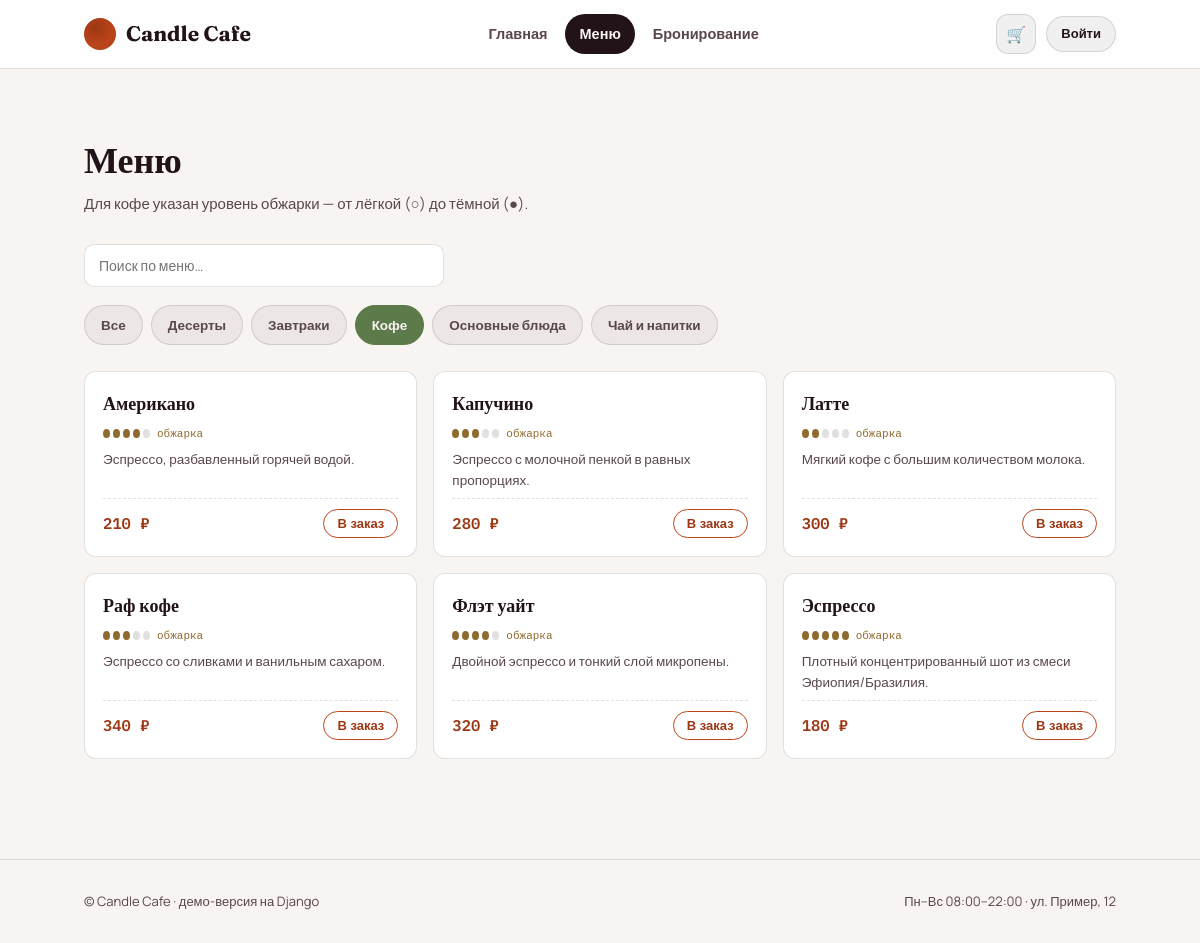
The app's page /menu/?category=Кофе with its own data.
### cafe/models.py (models this page shows, shortened)
class Product(models.Model):
    name = models.CharField('Название', max_length=120)
    category = models.CharField('Категория', max_length=80)
    description = models.TextField('Описание', blank=True)
    price = models.PositiveIntegerField('Цена, ₽')
    roast_level = models.PositiveSmallIntegerField(
        'Уровень обжарки (0 — не показывать)', default=0
    )
    is_active = models.BooleanField('Показывать в меню', default=True)
    created_at = models.DateTimeField(auto_now_add=True)
    class Meta:
        ordering = ['category', 'name']
        verbose_name = 'Товар'
        verbose_name_plural = 'Товары'
    @property
    def roast_range(self):
        return range(1, 6)

### cafe/views.py (the view)
# urls.py: path('menu/', views.menu_view, name='menu'),
def menu_view(request):
    products = Product.objects.filter(is_active=True).prefetch_related('images')
    category = request.GET.get('category', 'Все')
    categories = ['Все'] + sorted(set(products.values_list('category', flat=True)))
    if category != 'Все':
        products = products.filter(category=category)
    query = request.GET.get('q', '').strip()
    if query:
        q_lower = query.lower()
        products = [
            p for p in products
            if q_lower in p.name.lower() or q_lower in (p.description or '').lower()
        ]
    return render(request, 'cafe/menu.html', {
        'products': products,
        'categories': categories,
        'active_category': category,
        'query': query,
    })

### cafe/context_processors.py (called while the page is built, shortened)
def site_context(request):
    cart = request.session.get('cart', {})
    cart_count = sum(cart.values()) if cart else 0
    unread_chat = 0
    unread_support_total = 0
    return {
        'cart_count': cart_count,
        'unread_chat': unread_chat,
        'unread_support_total': unread_support_total,
    }

### cafe/templates/cafe/menu.html (shortened to what this page needs)
{% extends 'cafe/index.html' %}
{% block content %}
<section>
  <div class="container">
    <div class="sec-head">
      <div>
        <h2>Меню</h2>
        <p>Для кофе указан уровень обжарки — от лёгкой (○) до тёмной (●).</p>
      </div>
    </div>
    <form method="get" class="menu-search" style="margin-bottom:18px;">
      <input type="text" name="q" value="{{ query }}" placeholder="Поиск по меню…" class="menu-search-input">
    </form>
    <div class="cat-tabs">
      {% for cat in categories %}
        <a class="cat-tab {% if cat == active_category %}active{% endif %}" href="?category={{ cat }}{% if query %}&q={{ query }}{% endif %}">{{ cat }}</a>
      {% endfor %}
    </div>
    <div class="menu-grid">
      {% for product in products %}
        <div class="ticket">
          <div class="ticket-name">{{ product.name }}</div>
          {% if product.roast_level %}
            <div class="roast">
              {% for i in product.roast_range %}<span class="bean {% if i <= product.roast_level %}on{% endif %}"></span>{% endfor %}
              <span style="margin-left:4px;">обжарка</span>
            </div>
          {% endif %}
          <div class="ticket-desc">{{ product.description }}</div>
          <div class="ticket-bottom">
            <div class="price">{{ product.price }} ₽</div>
            <form method="post" action="{% url 'cart_add' product.id %}">
              <button type="submit" class="add-btn">В заказ</button>
            </form>
          </div>
        </div>
      {% empty %}
        <div class="empty-note">{% if query %}Ничего не найдено по запросу «{{ query }}».{% else %}В этой категории пока нет позиций.{% endif %}</div>
      {% endfor %}
    </div>
  </div>
</section>
{% endblock %}

### cafe/static/cafe/css/style.css (style rules this page uses)
:root { --bg:#f8f4f2; --bg-2:#ffffff; --surface:#ffffff; --surface-2:#efe6e2; --cream:#211318; --cream-dim:#5a474b; --ember:#bc4419; --ember-2:#9c3714; --gold:#8f6a2e; --sage:#5c7a4a; --text-rgb:20,16,18; --line: rgba(var(--text-rgb),0.13); --radius:16px; --font-display:'Fraunces', serif; --font-body:'Manrope', sans-serif; --font-mono:'IBM Plex Mono', monospace; color-scheme: light; }
* { box-sizing:border-box; }
html,body { margin:0; padding:0; }
body { background:var(--bg); color:var(--cream); font-family:var(--font-body); line-height:1.5; min-height:100vh; -webkit-font-smoothing:antialiased; }
a { color:inherit; text-decoration:none; }
h1,h2,h3,h4 { font-family:var(--font-display); font-weight:600; margin:0; }
p { margin:0; }
.container { max-width:1080px; margin:0 auto; padding:0 24px; }
section, .page { padding:44px 0 80px; }
.sec-head { display:flex; justify-content:space-between; align-items:flex-end; gap:20px; margin-bottom:28px; flex-wrap:wrap; }
.sec-head h2 { font-size:clamp(26px,4vw,36px); }
.sec-head p { color:var(--cream-dim); font-size:15px; margin-top:6px; max-width:460px; }
.menu-search { display:flex; gap:10px; align-items:center; }
.menu-search-input { flex:1; max-width:360px; background:var(--bg-2); border:1px solid var(--line); border-radius:10px; padding:11px 14px; font-size:14px; color:var(--cream); font-family:inherit; }
.cat-tabs { display:flex; gap:8px; flex-wrap:wrap; margin-bottom:26px; }
.cat-tab { background:rgba(var(--text-rgb),0.05); border:1px solid var(--line); color:var(--cream-dim); padding:9px 16px; border-radius:999px; font-size:13.5px; font-weight:600; }
.cat-tab.active { background:var(--sage); color:var(--bg); border-color:var(--sage); }
.menu-grid { display:grid; grid-template-columns:repeat(auto-fill,minmax(250px,1fr)); gap:16px; }
.ticket { position:relative; background:var(--surface); border:1px solid var(--line); border-radius:12px; padding:18px; display:flex; flex-direction:column; gap:8px; }
.ticket-name { font-family:var(--font-display); font-size:18px; font-weight:600; }
.ticket-desc { font-size:13.5px; color:var(--cream-dim); flex:1; }
.roast { display:flex; gap:3px; align-items:center; font-size:11px; color:var(--gold); font-family:var(--font-mono); }
.bean { width:7px; height:9px; border-radius:50%; background:var(--line); }
.bean.on { background:var(--gold); }
.ticket-bottom { display:flex; justify-content:space-between; align-items:center; border-top:1px dashed var(--line); padding-top:10px; }
.price { font-family:var(--font-mono); font-size:15.5px; font-weight:600; color:var(--ember-2); }
.add-btn { background:transparent; border:1px solid var(--ember); color:var(--ember-2); border-radius:999px; padding:6px 13px; font-size:13px; font-weight:700; }

### records on screen
Product: name "Американо", roast_level 4 (drawn), description "Эспрессо, разбавленный горячей водой.", price "210"
Product: name "Капучино", roast_level 3 (drawn), description "Эспрессо с молочной пенкой в равных пропорциях.", price "280"
Product: name "Латте", roast_level 2 (drawn), description "Мягкий кофе с большим количеством молока.", price "300"
Product: name "Раф кофе", roast_level 3 (drawn), description "Эспрессо со сливками и ванильным сахаром.", price "340"
Product: name "Флэт уайт", roast_level 4 (drawn), description "Двойной эспрессо и тонкий слой микропены.", price "320"
Product: name "Эспрессо", roast_level 5 (drawn), description "Плотный концентрированный шот из смеси Эфиопия/Бразилия.", price "180"

### other values on screen
{{ cat }} "Все" "Десерты" "Завтраки" "Кофе" "Основные блюда" "Чай и напитки"
